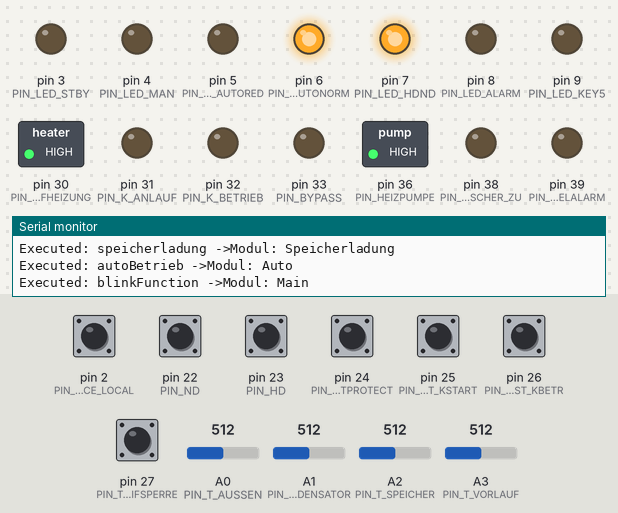
The sketch below on a simulated Arduino Mega 2560, built with avr-gcc and run on an emulated ATmega2560. Shown: switched loads named in the sketch (green lamp = pin HIGH), output pins drawn as LEDs (lit = HIGH), the last lines printed to the serial monitor. The inputs (shaded band) are chosen by the test bench; at power-on: pin 2 (PIN_FORCE_LOCAL), pin 22 (PIN_ND), pin 23 (PIN_HD), pin 24 (PIN_MOTPROTECT), pin 25 (PIN_ZUST_KSTART), pin 26 (PIN_ZUST_KBETR), pin 27 (PIN_TARIFSPERRE) HIGH, A3 (PIN_T_VORLAUF) = 512, A0 (PIN_T_AUSSEN) = 512, A1 (PIN_T_KONDENSATOR) = 512, A2 (PIN_T_SPEICHER) = 512. Pins used as bus, display or sensor lines are not drawn.

Above: at 1.2 s.
1.3 s: pin 2 (PIN_FORCE_LOCAL) pulled LOW for 1 s
At 3.0 s:
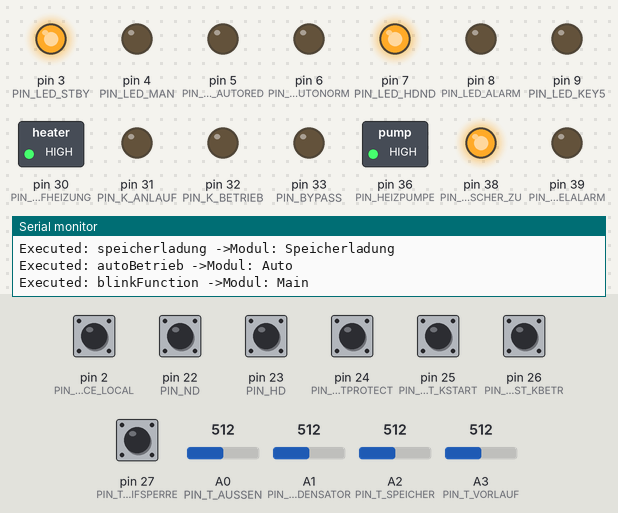
3.8 s: pin 22 (PIN_ND) pulled LOW for 1 s
At 7.8 s:
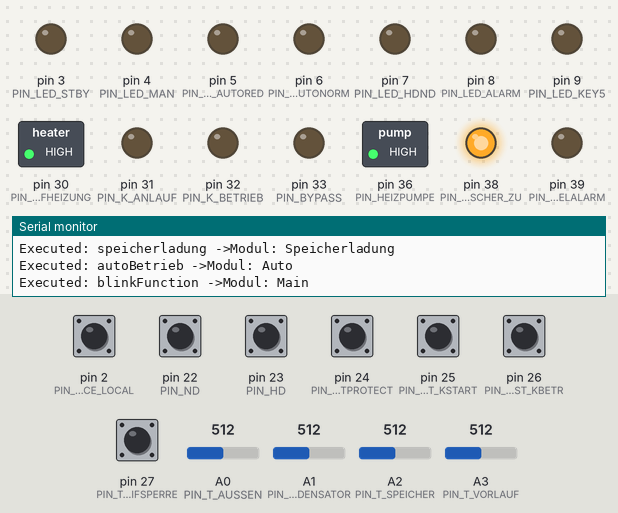
14.5 s: pin 23 (PIN_HD) pulled LOW for 1 s
At 15.9 s:
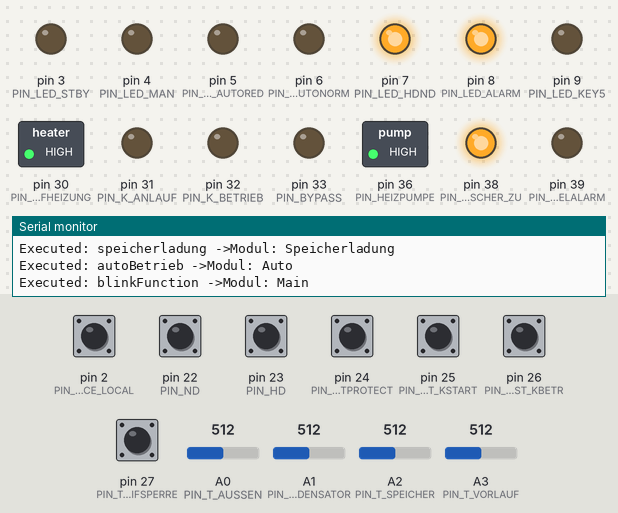
19.1 s: A3 (PIN_T_VORLAUF) set to 440
23.3 s: A3 (PIN_T_VORLAUF) set to 427
At 26.9 s:
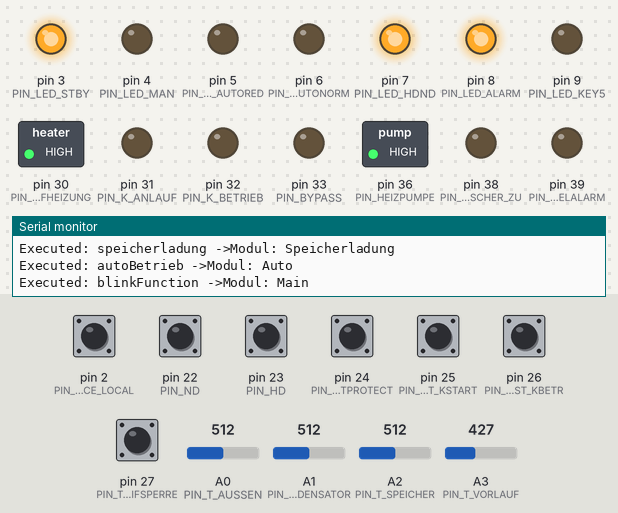
Timing chart, 0 to 30.1 s (numbered marks = the images above; inputs shaded):
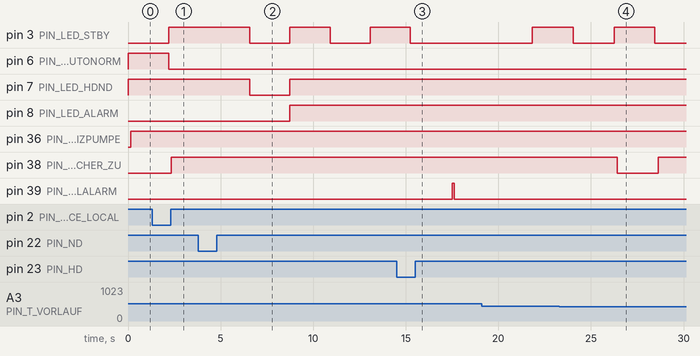

Measured:
- the behaviour switches between 428 and 427 on A3 (PIN_T_VORLAUF) (found by bisection; images 3 and 4)
- after the input at 1.3 s, pin 3 (PIN_LED_STBY): LOW → HIGH after 0.90 s; pin 6 (PIN_LED_AUTONORM): HIGH → LOW after 0.90 s
- after the input at 3.8 s, pin 3 (PIN_LED_STBY): alternates HIGH for 2.2 s and LOW for 2.2 s, starting after 2.8 s; pin 7 (PIN_LED_HDND): HIGH → LOW after 2.8 s, → HIGH 2.2 s later; pin 8 (PIN_LED_ALARM): LOW → HIGH after 4.9 s
- after the input at 14.5 s, pin 3 (PIN_LED_STBY): goes on until 15.3 s, then stays LOW; pin 39 (PIN_SAMMELALARM): LOW → HIGH after 3.0 s, → LOW 0.09 s later
- after the input at 23.3 s, pin 38 (PIN_MISCHER_ZU): HIGH → LOW after 3.1 s, → HIGH 2.2 s later

The sketch:

wpMain.ino
```cpp
// (licence header left out)
/******************************************************************************/
/**
* @brief 	Enthält die Main- und Initialisierungsfunktion des gesamten Projektes.
* @details 	Hier sind die Top-Level Funktionen definiert, welche alle anderen aufrufen.
* Da die Setup-Funktion bei Programmstart als erste ausgeführt wird, müssen
* hier alle notwendigen Initialisierungsfunktion aufgerufen werden.
* Globale Variablen und Objekte sind desweiteren hier zu finden.
*/
/******************************************************************************/
// ***** HEADERS *****

#include <Streaming.h>
#include "wpMain.h"
#include "wpAuto.h"
#include "wpControl.h"
#include "wpManuell.h"
#include "wpRegler.h"
#include "wpSensorik.h"
#include "wpSpeicherladung.h"
#include "wpUser.h"

struct DI_STATES DiStates= {0,0,0,0,0,0,0,0}; /** ausgelesene DI-Werte als Bitfields mit 0 initialisieren. */

struct SYSTEMZUSTAND Systemzustand= {0,0,0,0,0,0,0,0,0,0,0,0,0,0,0,0}; /** Systemzustand als Bitfields.  */

/** Structarray mit Einstellungen welche vom User am HMI vorgenommen werden */
struct SETTINGS Usersettings[15] =
{
	//123456789012345678| max command length
	{"HMIready",1},	 /**< Determines if HMI is ready and serial link up. */
	{"HMIbmode",1},	/**< Betriebsmodus 0=Stdby, 1=AutoN, 2=AutoR, 3=Man, 4=Error */
	{"HMIversN",0},	/**< Parallelverschiebungsstufe Normalbetrieb -5...+5. */
	{"HMIversR",0},	/**< Parallelverschiebungsstufe reduzierter Betrieb -5...+5. */
	{"HMIstufe",4},	/**< Heizkurvenstufe  1...11 */
	{"HMItimeNow",0},	/**< Aktuelle Uhrzeit in Minuten und Stunden [hhmm] */
	{"HMIdateNow",0},	/**< Aktueller Tag und Monat als [ddmm] */
	{"HMIyearNow",0},	/**< Aktuelles Jahr als [yyyy] */
	{"HMItimerON",0},	/**< Zeitgesteuerter Betrieb Einschaltzeit [hhmm] */
	{"HMItimerOFF",0},	/**< Zeitgesteuerter Betrieb Ausschaltzeit [hhmm] */
	{"HMItimerDay",0},	/**< Zeitgesteuerter Betrieb Wochentage [0b0SSFDMDM] */
	{"HMIdevToggle",0},	/**< Manuelles Ein-/Aus der Komponenten  */
	{"HMIuser1",0},	/**< Unbelegte Option */
	{"HMIuser2",0},	/**< Unbelegte Option */
	{"HMIuser3",0}	/**< Unbelegte Option */
};

/** Structarray mit Infos, welche an das HMI gesendet werden */
struct SETTINGS Systemsettings[8] =
{
	{"SYSready",1},		/**< Serialport on System ready, send Val 1 */
	{"SYStaussen",0},	/**< Aussentemperatur ganzzahlig [°C] */
	{"SYStvorl",0},		/**< Heizungsvorlauftemperatur ganzzahlig [°C] */
	{"SYStkond",0},		/**< Kondensatorrücklauftemperatur ganzzahlig [°C] */
	{"SYStspeich",0},	/**< Pufferspeichertemperatur ganzzahlig [°C] */
	{"SYSsysZust",0},	/**< Systemkomponentenzustand als Bitfelder */
	{"SYSuser1",0},		/**< Unbelegte Option */
	{"SYSuser2",0}		/**< Unbelegte Option */
};

wpState_t wpState= WP_STATE_IDLE;	/** Switch-Case Variable für WP Betriebszustände. */
//wpReqFunc_t wpReqFunc= WP_REQ_FUNC_IDLE;/** Betriebswahl-Anforderung an WP-Kontrollmodul. */
//reglerState_t reglerState= REGLER_STATE_OFF;	/** Regler Betriebszustand Steuerung. */
ladenState_t ladenState= LADEN_STATE_IDLE; /** Speicherladung Zustandsautomaten-Variable. */


uint8_t blink1Hz;	/** Globale Blinkvariable gesteuert durch blinkFunction(). */

/************************************************************************/
/**
*	@brief Blinkfunktion, welche ein binäres Taktsignal von 1Hz liefert.
*
*	Mittels der Blinkfunktion wird ein ständiges Taktsignal von 1Hz erzeugt, welches die
*	globale Variable blink1Hz aktualisiert. Somit kann diese eingelesen werden und somit
*	entfällt die ständige Notwendigkeit, auf die millis() Funktion zurückzugreifen.
*/
/************************************************************************/
void blinkFunction(){
	static uint32_t lastsec;
	if (millis()-lastsec >= 1000){
		blink1Hz = !blink1Hz;
		lastsec= millis();
		}
	// only for debugging
	#ifdef DEBUG_PROGRAM_FLOW
		Serial.print(F("Executed: blinkFunction"));
		Serial.println(F(" ->Modul: Main"));
	#endif
	return;
}

/*****************************************************************************/
/**
* @brief Setup-Funktion welche zum Programmstart einmalig ausgeführt wird.
*
* Initialisiert Pins und externe Interruptquellen sowie weitere
* Schnittstellen. Daneben werden spezifische Initialisierungsfunktion aufgerufen.
*
* @return @c void
*/
/***************************************************************************/
void setup(){
	Serial.begin(115200); // PC
	Serial1.begin(115200); // ESP8266
	Serial1.setTimeout(20); // Serial1 keep connection waiting time
// WP Inputs active low
pinMode(PIN_ND,INPUT_PULLUP);
pinMode(PIN_HD,INPUT_PULLUP);
pinMode(PIN_MOTPROTECT,INPUT_PULLUP);
pinMode(PIN_ZUST_KSTART,INPUT_PULLUP);
pinMode(PIN_ZUST_KBETR,INPUT_PULLUP);
pinMode(PIN_TARIFSPERRE,INPUT_PULLUP);
pinMode(PIN_DI_RESERVE1,INPUT_PULLUP);
pinMode(PIN_DI_RESERVE2,INPUT_PULLUP);
// WP Outputs
pinMode(PIN_SUMPFHEIZUNG,OUTPUT);
pinMode(PIN_K_ANLAUF,OUTPUT);
pinMode(PIN_K_BETRIEB,OUTPUT);
pinMode(PIN_BYPASS,OUTPUT);
pinMode(PIN_VENTILATOR,OUTPUT);
pinMode(PIN_LADEPUMPE,OUTPUT);
pinMode(PIN_HEIZPUMPE,OUTPUT);
pinMode(PIN_MISCHER_ZU,OUTPUT);
pinMode(PIN_MISCHER_AUF,OUTPUT);
pinMode(PIN_SAMMELALARM,OUTPUT);
pinMode(PIN_DO_RESERVE1,OUTPUT);
pinMode(PIN_DO_RESERVE2,OUTPUT);
// User IOs
pinMode(PIN_FORCE_LOCAL,INPUT_PULLUP);
pinMode(PIN_LED_STBY,OUTPUT);
pinMode(PIN_LED_AUTONORM,OUTPUT);
pinMode(PIN_LED_AUTORED,OUTPUT);
pinMode(PIN_LED_MAN,OUTPUT);
pinMode(PIN_LED_HDND,OUTPUT);
pinMode(PIN_LED_ALARM,OUTPUT);
pinMode(PIN_LED_KEY5,OUTPUT);

setupSteuerIO();
}

/*****************************************************************************/
/**
* @brief Main-Funktion welche ständig wiederholt wird.
*
* Enthält Funktionen welche vom Hauptprogramm direkt aufgerufen werden.
*
* @return @c void
*/
/****************************************************************************/
void loop(){
	userMain();
	// AutoBetrieb normal/reduziert
	//if((Usersettings[1].value==2)||(Usersettings[1].value==3)){
		autoBetrieb();
	//}
	// manueller Betrieb
	//else if(Usersettings[1].value==1){;} // todo manueller Betrieb
	// Standby
//	else if(Usersettings[1].value==3){;}
  blinkFunction();
  delay(2000); //only for debugging needed. (slows down Serialprint data )
}

/*****************************************************************************/
/**
* @brief Funktion, welche den Serial Empfangsbuffer auf neue Daten prüft
*
*	Die Funktion wird jeweils nach Abarbeiten der Funktion loop() aufgerufen.
*	Falls Daten im Empfangsbuffer anstehen, ruft sie receiveSerialData() auf,
*	welche den Buffer ausliest.
*
* @return @c void
*/
/****************************************************************************/
void serialEvent1() {
  if (Serial1.available()>0){
    receiveSerialData();
  }
  // only for debugging
  #ifdef DEBUG_PROGRAM_FLOW
	  Serial.print(F("Executed: serialEvent1"));
	  Serial.println(F(" ->Modul: Main"));
  #endif
}
```

wpAuto.h
```cpp
/**
 *  @file wpAuto.h
 *  @brief Header zum Modul Automatikbetrieb.
 *
 *  @author Daniel Schmissrauter
 *  @date 	09.01.2018
 */

#ifndef WPAUTO_H
#define WPAUTO_H

void autoBetrieb();

#endif
```

wpAuto.ino
```cpp
/**
 *  @file wpAuto.ino
 *  @brief Automatikbetrieb der Wärmepumpe.
 *
 *  @author Daniel Schmissrauter
 *  @date 	09.01.2018
 */

 #include "wpAuto.h"

/************************************************************************/
/**
*   @brief Ruft die für den automatischen Betrieb nötigen Funktionen auf.
*
*   Mittels der Funktion autoBetrieb() kann der automatische Betrieb
*   gestartet werden. Die Funktion ruft die entsprechend nötigen, weiteren
*   Funktionen und Abläufe auf. Davon ausgenommen sind Funktionen zur
*   Benutzersteuerung welche auf globaler Ebene gesteuert werden.
*/
/************************************************************************/
 void autoBetrieb(){

	 float vorlaufsoll= calcTvorlauf(getAussentemp(), getKurvenstufe(),getParallelvs(),modeReduziert());
	 speicherladung(vorlaufsoll);
     // only for debugging
     #ifdef DEBUG_PROGRAM_FLOW
         Serial.print(F("Executed: autoBetrieb"));
         Serial.println(F(" ->Modul: Auto"));
     #endif
 }
```

wpControl.h
```cpp
/**
 *  @file wpControl.h
 *  @brief Header zum Steuer- und Sicherheitsmodul.
 *
 *  @author Daniel Schmissrauter
 *  @date	24.01.2018
 */


 #ifndef WPCONTROL_H
#define WPCONTROL_H

/**
* @brief Definition Strukturtyps zum Speichern von 8 binären Werten in Bitfeldern.
*
*  Dieser Strukturtyp kann als Variable zum Ablegen von Digitaleingangszuständen
*  genutzt werden. Es können Statusinfos für acht digitale Steuereingänge
*  abgelegt werden. Diese Strukturtyp Definition wurde für eine spezifische
*   Wärmepumpe geschrieben und enthält deshalb spezifische Membernamen.
*/
struct DI_STATES
  {
    uint8_t status_nd:1;		/**< Statusbit0 ND-Schalter */
    uint8_t status_hd:1;		/**< Statusbit1 HD-Schalter */
    uint8_t status_motprotect:1;/**< Statusbit2 Motorschutz */
    uint8_t status_k_start:1;	/**< Statusbit3 Anlaufschütz */
    uint8_t status_k_run:1;		/**< Statusbit4 Betriebsschütz */
    uint8_t status_tarif:1;		/**< Statusbit5 Tarifsperre EW */
    uint8_t status_reserve1:1;	/**< Statusbit6 Reserve */
    uint8_t status_reserve2:1;	/**< Statusbit7 Reserve */
    };

/**
* @brief Definiert einen 16-Bitfield Variablentyp für Informationen.
*
*   Innerhalb solchen Strukturen können Variablen mit nur zwei Werten
*   speichersparend abgelegt werden, beispielsweise zum Systemzustand.
*   Der Aufruf eines Members kann wie bei Klassenfunktionen erfolgen.
*/
struct SYSTEMZUSTAND
	{
	int16_t sumpfheizung:1;	   /**< Bit0 Kurbelwannenheizung: 0= AUS, 1= EIN */
	int16_t kompressor:1;		/**< Bit1 Kompressor: 0= AUS, 1= EIN */
	int16_t ventilator:1;		/**< Bit2 Ventilator: 0= AUS, 1= EIN */
	int16_t bypass:1;			/**< Bit3 Heissgasventil: 1= OFFEN, 0= ZU */
	int16_t ladepumpe:1;		/**< Bit4 Speicherladepumpe: 0= AUS, 1= EIN */
	int16_t vorlaufregler:1;	/**< Bit5 Vorlauftemperaturregler: 0= AUS, 1= EIN */
	int16_t heizpumpe:1;		/**< Bit6 Umwälzpumpe Heizkreis : 0= AUS, 1= EIN */
	int16_t defrost:1;			/**< Bit7 Enteisung: 0= AUS, 1= EIN */
	int16_t autobetrieb:1;		/**< Bit10 Automatikbetrieb : 0= AUS, 1= EIN */
	int16_t reduziert:1;		/**< Bit11 reduzierter Heizbetrieb : 0= AUS, 1= EIN */
	int16_t manbetrieb:1;		/**< Bit12 Manueller Betrieb : 0= AUS, 1= EIN */
	int16_t drucktief:1;		/**< Bit13 Drucküberwachung: 0= Druck IO, 1= ALARM */
	int16_t druckhoch:1;			/**< Bit14 Drucküberwachung: 0= Druck IO, 1= ALARM */
	int16_t motorschutz:1;		/**< Bit15 Motorschutz: 0= IO, 1= AUSGELÖST */
	int16_t tarifsperre:1;			/**< Bit16 Tarifsperre: 0= AUS, 1= EIN */
	int16_t reserved_msb:1;		/**< Bit17 MSB Do not use unless you know its meaning */
	};

/**
* @brief Enumerator Typendefinition für die WP-Betriebs Statemachine.
*
*    Dies ist die Definition der Switch-Case Variable welche die WP
*    Betriebszustände enthält.
*/
typedef enum WP_STATE
	{
	WP_STATE_IDLE, /**< Standby. Numeric value 0 */
	WP_STATE_START, /**< Startsequence. Numeric value 1 */
	WP_STATE_RUN, /**< Verdichterbetrieb. Numeric value 2 */
	WP_STATE_STOP, /**< Stopsequenz. Numeric value 3 */
	WP_STATE_DEFROST, /**< Abtaubetrieb. Numeric value 4 */
	WP_STATE_ERROR_P,/**< Unter-/Überdruckstörung. Numeric value 5 */
	WP_STATE_ERROR_M   /**< Motorschutzschalter Numeric value 6 */
	} wpState_t;

/**
*   @brief Enumerator Typdefinition zur WP-Betriebswahl-Anforderung.
*
*   Dieser Variablentyp wird genutzt um Betriebswahl Anforderungen
*   an das WP-Kontrollmodul zu übergeben.
*/
typedef enum WP_REQ_FUNC
	{
	WP_REQ_FUNC_IDLE, /**< Keine Betriebsanforderung, WP-Standby. */
	WP_REQ_FUNC_HALT,  /**< Anforderung WP-Betrieb beenden. */
	WP_REQ_FUNC_LADEN, /**< Anforderung Speicherladebetrieb. */
	WP_REQ_FUNC_DEFROST /**< Anforderung Abtaubetrieb einleiten. */
	} wpReqFunc_t;

void setupSteuerIO();
void getDIOstates();
void wpStatemachine(wpReqFunc_t wpReqFunc);


#endif
```

wpMain.h
```cpp
/**
 *  @file wpMain.h
 *  @brief Main Header Datei für grundlegende Strukturen und Pin-Definitionen.
 *
 *  @author Daniel Schmissrauter
 *  @date 	09.01.2018
 */

#ifndef WPMAIN_H
#define WPMAIN_H

// ***** PIN ASSIGNMENTS *****
/***** DIGITAL INPUTS *****/
#define PIN_ND 22 			/**< Niederdruck-Schalter an Digital-Input 22 (PA0) */
#define PIN_HD 23 			/**< Hochdruck-Schalter an Digital-Input 23 (PA1) */
#define PIN_MOTPROTECT 24	/**< Ueberstromsicherung Kompressormotor (PA2) */
#define PIN_ZUST_KSTART 25	/**< Schaltzustand des Kompressor-Anlaufsschütz (PA3) */
#define PIN_ZUST_KBETR 26	/**< Schaltzustand des Kompressor-Betriebsschütz (PA4) */
#define PIN_TARIFSPERRE 27	/**< Tarifsperren-Signal des EW (PA5) */
#define PIN_DI_RESERVE1 28	/**< Reserve Digital-Input (PA6) */
#define PIN_DI_RESERVE2 29	/**< Reserve Digital-Input (PA7) */

/***** DIGITAL OUTPUTS *****/
#define PIN_SUMPFHEIZUNG 30	/**< Ausgang für Kurbelwannenheizung des Kompressors (PC7) */
#define PIN_K_ANLAUF 31		/**< Schalten des Anlaufsschütz (PC6) */
#define PIN_K_BETRIEB 32	/**< Schalten des Betriebsschütz (PC5) */
#define PIN_BYPASS 33		/**< Schalten des Heissgas-Bypassventils (PC4) */
#define PIN_VENTILATOR 34	/**< Schalten des Ventilators (PC3) */
#define PIN_LADEPUMPE 35	/**< Schalten der Speicherladepumpe (PC2) */
#define PIN_HEIZPUMPE 36	/**< Schalten der Heizkreislaufpumpe (PC1) */
#define PIN_MISCHER_AUF 37	/**< Öffnen des Mischventils (Vorlauftemperatur erhöhen) (PC0) */
#define PIN_MISCHER_ZU 38	/**< Schliessen des Mischventils (Vorlauftemperatur senken) (PD7) */
#define PIN_SAMMELALARM 39	/**< Schaltkontakt zur Alarmweiterleitung (PG2) */
#define PIN_DO_RESERVE1 40	/**< Reserve Digital-Output (PG1) */
#define PIN_DO_RESERVE2 41	/**< Reserve Digital-Output (PG0) */

/***** TEMPERATUR INPUTS (AI) *****/
#define PIN_T_AUSSEN A0		/**< Messeingang Aussentemperatur-Sensor (PF0, ADC0) */
#define PIN_T_KONDENSATOR A1/**< Messeingang Kondensatorrücklauf-Sensor (PF1, ADC1) */
#define PIN_T_SPEICHER A2	/**< Messeingang Speichertemperatur-Sensor (PF2, ADC2) */
#define PIN_T_VORLAUF A3	/**< Messeingang Vorlauftemperatur-Sensor (PF3, ADC3) */
#define PIN_AI_RESERVE1 A4	/**< Reserve AI (PF4, ADC4) */
#define PIN_AI_RESERVE2 A5	/**< Reserve AI (PF5, ADC5) */

/***** USER IO (DI,DO,AI) *****/
#define PIN_PARALLELVS_NORM A10/**< Eingang Parallelvs Normalbetrieb (PK2, ADC10) */
#define PIN_PARALLELVS_RED A11/**< Eingang Parallelvs reduzierter Betrieb (PK3, ADC11) */
#define PIN_HEIZKURVENSTUFE A12	/**< Eingang Heizkurvenwahl (PK4, ADC12) */
#define PIN_LOCALBUTTONS A13    /**< Eingang lokale Bedienung (PK5, ADC13) */
#define PIN_FORCE_LOCAL 2		/**< Eingang Erzwinge lokale Bedienung (PE4) */
#define PIN_LED_STBY 3		/**< Anzeige Standby (PE5) */
#define PIN_LED_MAN 4	/**< Anzeige manueller Betrieb aktiv (PG5) */
#define PIN_LED_AUTORED 5		/**< Anzeige Autobetrieb reduziert. (PE3) */
#define PIN_LED_AUTONORM 6		/**< Anzeige Autobetrieb normal. (PH3) */
#define PIN_LED_HDND 7	/**< Anzeige Druck (PH4) */
#define PIN_LED_ALARM 8			/**< Anzeige Störung (PH5) */
#define PIN_LED_KEY5 9   /**< Anzeige zu unbelegtem lokalem Taster 5 (PH6) */

/***** MAKROS ZUR BETRIEBSANPASSUNG *****/
#define T_ANLASS 1000		/**< Anlassdauer Kompressormotor [ms] */
#define T_MISCHERSTELLZEIT 155000	/**< Stellzeit Mischventil von 100% -> 0% [ms] + 5s Reserve. */
#define T_NACHLAUF 100000 /**< Nachlaufzeit Ladepumpe nach Ende der Speicherladung [ms] */
#define TEMP_DEFROST_REQUIRED 10 /**< Grenze Aussentemperatur für periodische Enteisung */
#define T_MAX_LADEN 2400000 /**< maximale Ladedauer bis Enteisung erfolgen muss [ms] */
#define T_WIEDERANLAUFSPERRE 900000 /**< Anlaufsperre WP um Taktung gering zu halten [ms] */
#define T_DEFROSTSPERRE 210000 /**< Enteisungs-Sperrzeit nach Anlauf für Druckaufbau [ms] */
#define RX_BUFFERSIZE 21 /**< Anzahl empfangbarer ASCII Zeichen pro Befehl über UART (Befehlaufbau= HMIname:wert\n) */

/***** DEBUGGING MACROS *****/
#define DEBUG_PROGRAM_FLOW /**< Uncomment to print function calls over USB-Port (Serial0) */
#define DEBUG_INPUTVALUES /**< Uncomment to print values read by Analog-& Digital Inputs */
#define DEBUG_OUTPUTVALUES /**< Uncomment to print states of Digital Outputs */
#define DEBUG_SYSTEMZUSTAND /**< Uncomment to print values stored in struct Systemzustand */
#define DEBUG_SETTINGS /**< Uncomment to print values stored in User-& Systemsettings */
#define DEBUG_COMMUNICATION /**< Uncomment to print values stored in User-& Systemsettings */
#define DEBUG_REGLER /**< Uncomment to print temperaturecontrol relevant data */

void blinkFunction();


#endif
```

wpManuell.h
```cpp
/**
 *  @file wpManuell.h
 *  @brief Header zum manuellen Betriebsmodus.
 *
 *  @author Daniel Schmissrauter
 *  @date 	09.01.2018
 */

#ifndef WPMANUELL_H
#define WPMANUELL_H


#endif
```

wpManuell.ino
```cpp
/**
 *  @file wpManuell.ino
 *  @brief Manueller Betriebsmodus.
 *
 *  @author Daniel Schmissrauter
 *  @date 	09.01.2018
 */

 #include "wpManuell.h"
```

wpRegler.h
```cpp
/**
 *  @file 	wpRegler.h
 *  @brief 	Header-Datei zum Modul Regler mit Datenstrukturen.
 *
 *  @author Daniel Schmissrauter
 *  @date 	09.01.2018
 */

#ifndef WPREGLER_H
#define WPREGLER_H

/**
 *  @brief Datenstruktur zur Erzeugung des Arrays mit Heizkurven-Steigung und Verschiebung.
 *
 *  Mittels dieser Datenstruktur können die Steigung und y-Verschiebung der Heizkurvenfunktion
 *  für jede Stufe einzeln als Element abgelegt werden. Die Werte sind zuvor mit dem Faktor 100
 *  zu multiplizieren, damit keine Gleitpunktzahlen nötig sind.
 */

struct HEIZKURVE{
	int16_t steigung;		/**< Steigung m um Faktor 100 vergrössert. */
	int16_t verschiebung;	/**< Verschiebung in y-Richtung um Faktor 100 vergrössert. */
};

/**
*	@brief	Enumerator Typedef für Regler Betriebszustand Steuerung.
*
*			Enthält die Betriebszustände des Reglers, welche dieser
*			einnehmen kann, als Klarnamen.
*/
typedef enum REGLER_STATE{
	REGLER_STATE_OFF,
	REGLER_STATE_AUTO,
	REGLER_STATE_MANUAL, // nichts machen, Ausgänge extern ansteuerbar
	REGLER_STATE_LADEN,
	REGLER_STATE_DEFROST,
}reglerState_t;


float calcTvorlauf(int16_t tAussen, int8_t kurvenstufe, int8_t parallelver, int8_t reduziert);

void reglerStatemachine(reglerState_t reglerState);
void initRegler();
void tristateRegler(float w,float x,float kp=0.35,float e_min=0.4, float hyst=0.2, float tn=1.0);

#endif
```

wpSensorik.h
```cpp
/**
 *  @file wpSensorik.h
 *  @brief Header zum Sensorikmodul.
 *
 *  @author Daniel Schmissrauter
 *  @date 	09.01.2018
 */

#ifndef WPSENSORIK_H
#define WPSENSORIK_H


int16_t getAussentemp();
int16_t getKondenstemp();
int16_t getSpeichertemp();
int16_t getVorlauftemp();

#endif
```

Source omitted: wpControl.ino (12745 bytes), wpRegler.ino (10638 bytes), wpSensorik.ino (8697 bytes), wpSpeicherladung.h (852 bytes), wpSpeicherladung.ino (5141 bytes), wpUser.h (1459 bytes), wpUser.ino (23814 bytes)
